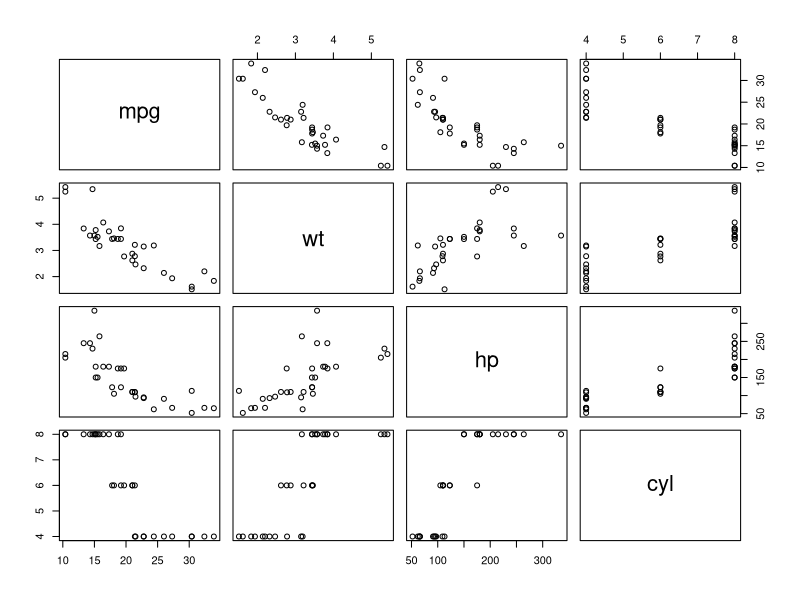
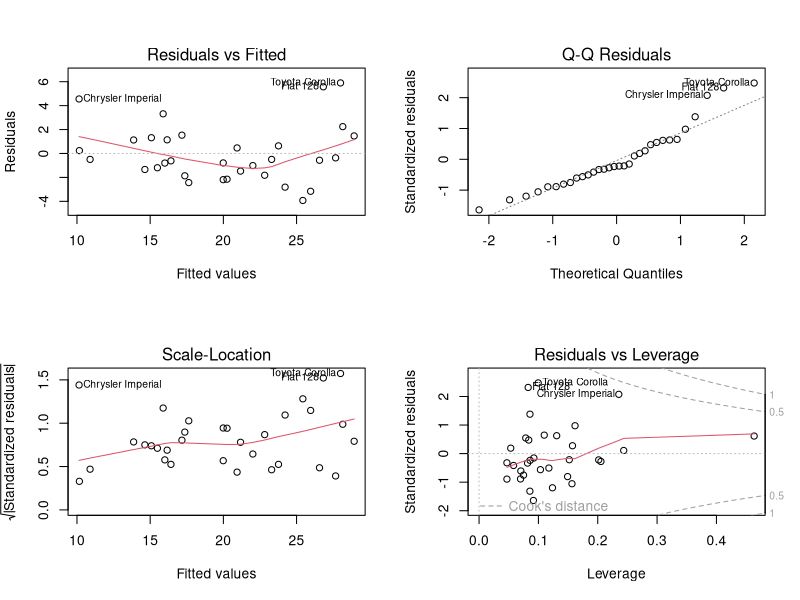
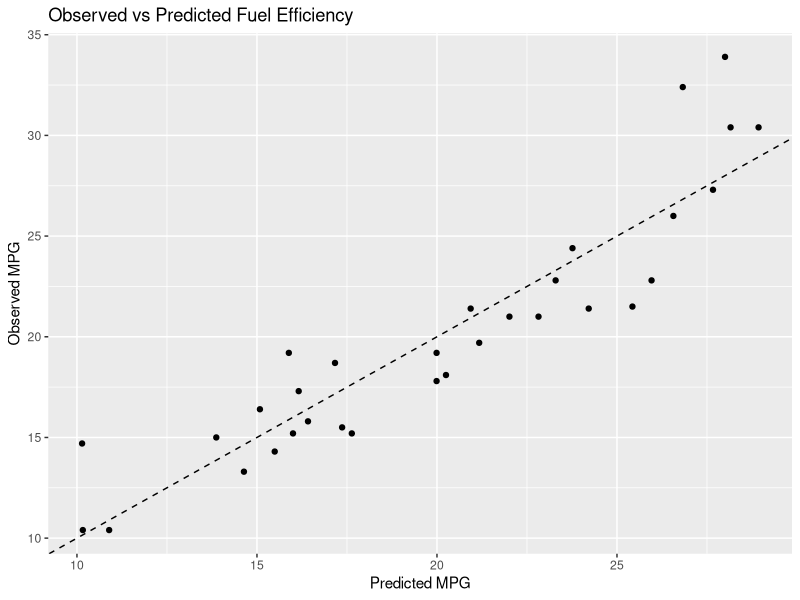

These figures' R source, in order:
## ---- chunk 1
# Correlation matrix for numerical variables
cor(mtcars[, c("mpg", "wt", "hp", "cyl")])
# Simple scatterplot matrix
pairs(mtcars[, c("mpg", "wt", "hp", "cyl")])
## ---- chunk 2
# Fit the model
model <- lm(mpg ~ wt + hp + cyl, data = mtcars)
# Basic summary output
summary(model)
## ---- chunk 3
# Basic diagnostic plots (4-panel layout)
par(mfrow = c(2, 2))
plot(model)
par(mfrow = c(1, 1))
## ---- chunk 4
# install.packages("car")  # run once if not installed
library(car)
vif(model)
## ---- chunk 5
# install.packages("broom")  # run once
library(broom)
# Coefficient-level information
coef_table <- tidy(model, conf.int = TRUE)
coef_table
# Model-level summary (R^2, etc.)
model_fit <- glance(model)
model_fit
## ---- chunk 6
# Predictions for the observed data
mtcars$pred_mpg <- predict(model)
# Create a small new data set for scenario-based predictions
new_cars <- data.frame(
  wt  = c(2.5, 3.0, 3.5),  # in 1000 lb
  hp  = c(100, 150, 200),
  cyl = c(4, 6, 8)
)
predictions <- predict(model, newdata = new_cars, interval = "confidence")
cbind(new_cars, predictions)
# install.packages("ggplot2")  # run once
library(ggplot2)
ggplot(mtcars, aes(x = pred_mpg, y = mpg)) +
  geom_point() +
  geom_abline(intercept = 0, slope = 1, linetype = "dashed") +
  labs(
    x = "Predicted MPG",
    y = "Observed MPG",
    title = "Observed vs Predicted Fuel Efficiency"
  )
